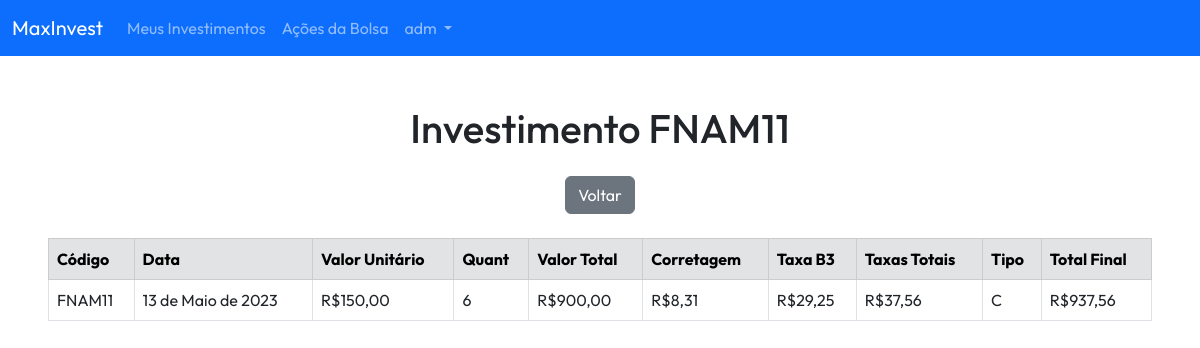
/invest/1/ (signed in), run on the app's committed database.
### base/models.py (models this page shows, shortened)
class Investment(models.Model):
    investment_type_options = (
        ("C", "Compra"),
        ("V", "Venda")
    )
    user = models.ForeignKey(User, on_delete=models.CASCADE, null=False)
    stock = models.ForeignKey(Stock, on_delete=models.CASCADE, null=False)
    code = models.CharField(verbose_name='Código', max_length=25, null=False, blank=True)
    date = models.DateField(verbose_name='Data de Investimento')
    value = models.DecimalField(verbose_name='Valor Unitário',max_digits=15,decimal_places=2,default=0)
    amount = models.IntegerField(verbose_name='Quantidade',default=0)
    brokerage = models.DecimalField(verbose_name='Corretagem',max_digits=5,decimal_places=2,default=0)
    type = models.CharField(verbose_name='Tipo', max_length=1, choices=investment_type_options, null=False, blank=True)
    def taxab3(self):
        return round(((self.value * self.amount) * Decimal(0.0325)), 2)
    def total_value(self):
        return self.value * self.amount
    def total_taxas(self):
        return round((self.brokerage + ((self.value * self.amount) * Decimal(0.0325))), 2)
    def total_final(self):
        if self.type == 'C':
            return round(((self.value * self.amount) + (self.brokerage + ((self.value * self.amount) * Decimal(0.0325)))), 2)
        if self.type == 'V':
            return round(((self.value * self.amount) - (self.brokerage + ((self.value * self.amount) * Decimal(0.0325)))), 2)
    class Meta:
        ordering = ['date']

class Stock(models.Model):
    stock = models.CharField(max_length=10, db_column='stock')
    name = models.CharField(max_length=200, db_column='name')
    market_cap = models.CharField(max_length=20, db_column='market_cap', null=True)
    def __str__(self):
       return self.stock

### base/views.py (the view)
# urls.py: path('invest/<int:pk>/', InvestDetail.as_view(), name='invest'),
class InvestDetail(LoginRequiredMixin, DetailView):
    model = Investment
    context_object_name = 'investment'

### base/templates/base/investment_detail.html (shortened to what this page needs)
{% extends "style.html" %}
{% block page_content %}
<nav class="navbar navbar-expand-lg navbar-dark bg-primary">
    <div class="container-fluid">
    <a class="navbar-brand" href="{% url 'investments' %}">MaxInvest</a>
    <div class="collapse navbar-collapse">
        <ul class="navbar-nav">
            {% if request.user.is_authenticated %}
                <li class="nav-item">
                    <a class="nav-link" href="{% url 'investments' %}">Meus Investimentos</a>
                </li>
                <li class="nav-item">
                    <a class="nav-link" href="{% url 'stocks_list' %}">Ações da Bolsa</a>
                </li>
                <li class="nav-item dropdown">
                    <a class="nav-link dropdown-toggle" href="#" role="button" data-bs-toggle="dropdown" aria-expanded="false">
                        {{request.user}}
                    </a>
                </li>
            {% else %}
                <li class="nav-item">
                    <a class="nav-link" href="{% url 'login' %}">Entrar</a>
                </li>
            {% endif %}
        </ul>
    </div>
    </div>
</nav>
<h1 class="text-center mt-5">Investimento {{investment.stock}}</h1>
<div class="d-flex justify-content-center m-4">
    <a href="{% url 'investments' %}">
        <button class="btn btn-secondary">Voltar</button>
    </a>
</div>
<div class="d-flex justify-content-center pt-0 p-5">
    <table class="table table-hover table-bordered ">
        <thead class="table-secondary">
            <tr>
                <th>Código</th>
                <th>Data</th>
                <th>Valor Unitário</th>
                <th>Quant</th>
                <th>Valor Total</th>
                <th>Corretagem</th>
                <th>Taxa B3</th>
                <th>Taxas Totais</th>
                <th>Tipo</th>
                <th>Total Final</th>
            </tr>
        </thead>
        <tbody>
            <tr>
                <td>{{investment.stock}}</td>
                <td>{{investment.date}}</td>
                <td>R${{investment.value}}</td>
                <td>{{investment.amount}}</td>
                <td>R${{investment.total_value}}</td>
                <td>R${{investment.brokerage}}</td>
                <td>R${{investment.taxab3}}</td>
                <td>R${{investment.total_taxas}}</td>
                <td>{{investment.type}}</td>
                <td>R${{investment.total_final}}</td>
            </tr>
        </tbody>
    </table>
</div>
{% endblock %}

### max_invest/templates/style.html (style rules this page uses)
body { font-family: 'Outfit', sans-serif; }

### data on the page
Investment: stock "FNAM11", date "13 de Maio de 2023", value "150,00", amount "6", total_value "900,00", brokerage "8,31", taxab3 "29,25", total_taxas "37,56", type "C", total_final "937,56"

### other printed values
{{ request.user }} "adm"
